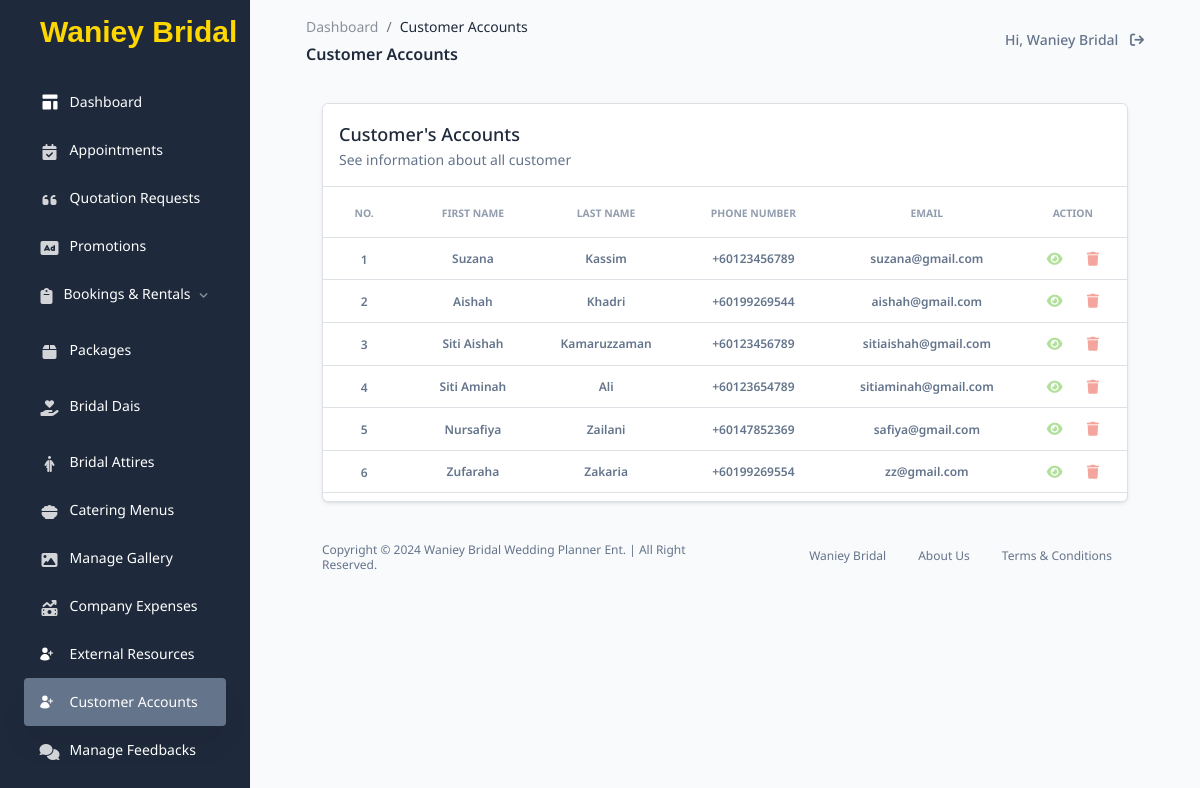
/admin/customer.php (signed in), run on the app's committed database.
### tables this page shows
CREATE TABLE `customers` (
  `cust_id` bigint(20) NOT NULL,
  `profile_img` varchar(255) NOT NULL,
  `firstname` varchar(255) NOT NULL,
  `lastname` varchar(255) NOT NULL,
  `phoneNo` int(11) NOT NULL,
  `email` varchar(255) NOT NULL,
  `bank_name` varchar(255) NOT NULL,
  `acc_no` bigint(20) NOT NULL,
  `password` varchar(255) NOT NULL,
  `created_at` timestamp NOT NULL DEFAULT current_timestamp()
);

### admin/functions.php (called while the page is built, shortened)
<?php
function check_login($con)
{
    if (isset($_SESSION['admin_id'])) {
        $id = $_SESSION['admin_id'];
        $query = "SELECT * FROM admins WHERE admin_id = $id LIMIT 1";
        $result = mysqli_query($con, $query);
        if ($result && mysqli_num_rows($result) > 0) {
            $user_data = mysqli_fetch_assoc($result);
            return $user_data;
        }
    } else {
        header("Location: login.php");
        die;
    }
}

### admin/customer.php (the view, shortened to what this page needs)
<?php
include('../dbcon.php');
include('./functions.php');
$page_title = 'Customer Accounts';
include('includes/header.php');
?>
<div class="container">
    <div class="row">
        <div class="row-md-12">
            <div class="col-12">
                <div class="card border shadow-xs mb-4">
                    <div class="card-header border-bottom pb-0">
                    <div class="d-sm-flex align-items-center">
                        <div>
                            <h6 class="font-weight-semibold text-lg mb-0">Customer's Accounts</h6>
                            <p class="text-sm">See information about all customer</p>
                        </div>
                    </div>
                    </div>
                    <div class="card-body px-0 pt-0 pb-2">
                        <div class="table-responsive p-0">
                            <table class="table align-items-center mb-0">
                                <thead>
                                    <tr>
                                        <th class="align-middle text-center">
                                            <span class="text-uppercase text-secondary text-xxs font-weight-bolder opacity-7">No.</span>
                                        </th>
                                        <th class="align-middle text-center">
                                            <span class="text-uppercase text-secondary text-xxs font-weight-bolder opacity-7">First Name</span>
                                        </th>
                                        <th class="align-middle text-center">
                                            <span class="text-uppercase text-secondary text-xxs font-weight-bolder opacity-7">Last Name</span>
                                        </th>
                                        <th class="align-middle text-center">
                                            <span class="text-uppercase text-secondary text-xxs font-weight-bolder opacity-7">Phone Number</span>
                                        </th>
                                        <th class="align-middle text-center">
                                            <span class="text-uppercase text-secondary text-xxs font-weight-bolder opacity-7">Email</span>
                                        </th>
                                        <th class="align-middle text-center">
                                            <span class="text-uppercase text-secondary text-xxs font-weight-bolder opacity-7">Action</span>
                                        </th>
                                    </tr>
                                </thead>
                                <?php
                                $no = "1";
                                $query = mysqli_query($con, "SELECT * FROM customers ORDER BY  created_at DESC");
                                while ($data = mysqli_fetch_array($query)) :
                                ?>
                                    <tr>
                                        <td class="align-middle text-center">
                                            <span class="text-secondary text-xs font-weight-bold"><?= $no++ ?></span>
                                        </td>
                                        <td class="align-middle text-center">
                                            <p class="text-xs font-weight-bold mb-0"><?= $data['firstname'] ?></p>
                                        </td>
                                        <td class="align-middle text-center">
                                            <p class="text-xs font-weight-bold mb-0"><?= $data['lastname'] ?></p>
                                        </td>
                                        <td class="align-middle text-center">
                                            <p class="text-xs font-weight-bold mb-0">+60<?= $data['phoneNo'] ?></p>
                                        </td>
                                        <td class="align-middle text-center">
                                            <p class="text-xs font-weight-bold mb-0"><?= $data['email'] ?></p>
                                        </td>
                                        <td class="align-middle text-center">
                                            <a href="#" class="text-success" data-bs-toggle="modal" data-bs-target="#modalView<?= $data['cust_id'] ?>"><i class="fas fa-eye text-sm opacity-5"></i></a>
                                            <a href="#" class="text-danger" data-bs-toggle="modal" data-bs-target="#modalDelete<?= $data['cust_id'] ?>"><i class="fas fa-trash text-sm opacity-5"></i></a>
                                        </td>
                                    </tr>
                                <?php endwhile; ?>
                            </table>
                        </div>
                    </div>
                </div>
            </div>
        </div>
    </div>
</div>
<?php include('includes/footer.php') ?>

### admin/includes/navbar.php (shortened to what this page needs)
<nav class="navbar navbar-main navbar-expand-lg mx-5 px-0 shadow-none rounded " id="navbarBlur" navbar-scroll="true">
  <div class="container-fluid py-1 px-2 ">
    <nav aria-label="breadcrumb">
      <ol class="breadcrumb bg-transparent mb-1 pb-0 pt-1 px-0 me-sm-6 me-5">
        <li class="breadcrumb-item text-sm"><a class="opacity-5 text-dark" href="index.php">Dashboard</a></li>
        <li class="breadcrumb-item text-sm text-dark active" aria-current="page"><?php
                                                                                  if (isset($page_title)) {
                                                                                    echo "$page_title";
                                                                                  }
                                                                                  ?></li>
      </ol>
      <h6 class="font-weight-bold mb-0"><?php
                                        if (isset($page_title)) {
                                          echo "$page_title";
                                        }
                                        ?></h6>
    </nav>
    <div class="collapse navbar-collapse mt-sm-0 mt-2 me-md-0 me-sm-4" id="navbar">
      <ul class="navbar-nav  justify-content-end">
        <li class="nav-item ps-2 d-flex align-items-center">
          <a href="admin_logout.php" class="nav-link text-body p-0" data-bs-toggle="tooltip" data-bs-title="Logout">
            <span class="me-2">
              <?php
              $user = check_login($con);
              echo 'Hi, '. $user['name'];
              ?>
            </span>
            <span><i class="fa-solid fa-arrow-right-from-bracket"></i></span>
          </a>
        </li>
      </ul>
    </div>
  </div>
</nav>

### data on the page
customers: firstname "Suzana", lastname "Kassim", phoneNo "123456789", email "suzana@gmail.com"
customers: firstname "Aishah", lastname "Khadri", phoneNo "199269544", email "aishah@gmail.com"
customers: firstname "Siti Aishah", lastname "Kamaruzzaman", phoneNo "123456789", email "sitiaishah@gmail.com"
customers: firstname "Siti Aminah", lastname "Ali", phoneNo "123654789", email "sitiaminah@gmail.com"
customers: firstname "Nursafiya", lastname "Zailani", phoneNo "147852369", email "safiya@gmail.com"
customers: firstname "Zufaraha", lastname "Zakaria", phoneNo "199269554", email "zz@gmail.com"

### other printed values
$page_title "Customer Accounts"
$user['name'] "Waniey Bridal"
